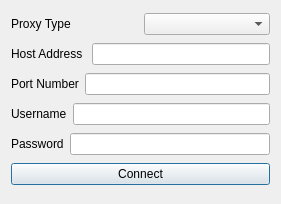
<?xml version="1.0" encoding="UTF-8"?>
<ui version="4.0">
 <class>Dialog</class>
 <widget class="QDialog" name="Dialog">
  <property name="geometry">
   <rect>
    <x>0</x>
    <y>0</y>
    <width>281</width>
    <height>204</height>
   </rect>
  </property>
  <property name="windowTitle">
   <string>Dialog</string>
  </property>
  <layout class="QVBoxLayout" name="verticalLayout">
   <item>
    <layout class="QHBoxLayout" name="horizontalLayout">
     <item>
      <widget class="QLabel" name="label">
       <property name="text">
        <string>Proxy Type</string>
       </property>
       <property name="textFormat">
        <enum>Qt::RichText</enum>
       </property>
      </widget>
     </item>
     <item>
      <widget class="QComboBox" name="comboBox">
       <property name="toolTip">
        <string>Set Proxy Type</string>
       </property>
      </widget>
     </item>
    </layout>
   </item>
   <item>
    <layout class="QHBoxLayout" name="horizontalLayout_2">
     <item>
      <widget class="QLabel" name="label_2">
       <property name="text">
        <string>Host Address </string>
       </property>
      </widget>
     </item>
     <item>
      <widget class="QLineEdit" name="lineEdit">
       <property name="toolTip">
        <string>Please Enter Host Address</string>
       </property>
      </widget>
     </item>
    </layout>
   </item>
   <item>
    <layout class="QHBoxLayout" name="horizontalLayout_3">
     <item>
      <widget class="QLabel" name="label_3">
       <property name="text">
        <string>Port Number</string>
       </property>
      </widget>
     </item>
     <item>
      <widget class="QLineEdit" name="lineEdit_2">
       <property name="toolTip">
        <string>Please Enter Port Number</string>
       </property>
      </widget>
     </item>
    </layout>
   </item>
   <item>
    <layout class="QHBoxLayout" name="horizontalLayout_4">
     <item>
      <widget class="QLabel" name="label_4">
       <property name="text">
        <string>Username</string>
       </property>
      </widget>
     </item>
     <item>
      <widget class="QLineEdit" name="lineEdit_3">
       <property name="toolTip">
        <string>Please Enter Username</string>
       </property>
      </widget>
     </item>
    </layout>
   </item>
   <item>
    <layout class="QHBoxLayout" name="horizontalLayout_5">
     <item>
      <widget class="QLabel" name="label_5">
       <property name="text">
        <string>Password</string>
       </property>
      </widget>
     </item>
     <item>
      <widget class="QLineEdit" name="lineEdit_4">
       <property name="toolTip">
        <string>Please Enter Password</string>
       </property>
       <property name="echoMode">
        <enum>QLineEdit::Password</enum>
       </property>
      </widget>
     </item>
    </layout>
   </item>
   <item>
    <widget class="QPushButton" name="pushButton">
     <property name="toolTip">
      <string>Click To Set Proxy Connection</string>
     </property>
     <property name="text">
      <string>Connect</string>
     </property>
    </widget>
   </item>
  </layout>
 </widget>
 <resources/>
 <connections/>
</ui>
